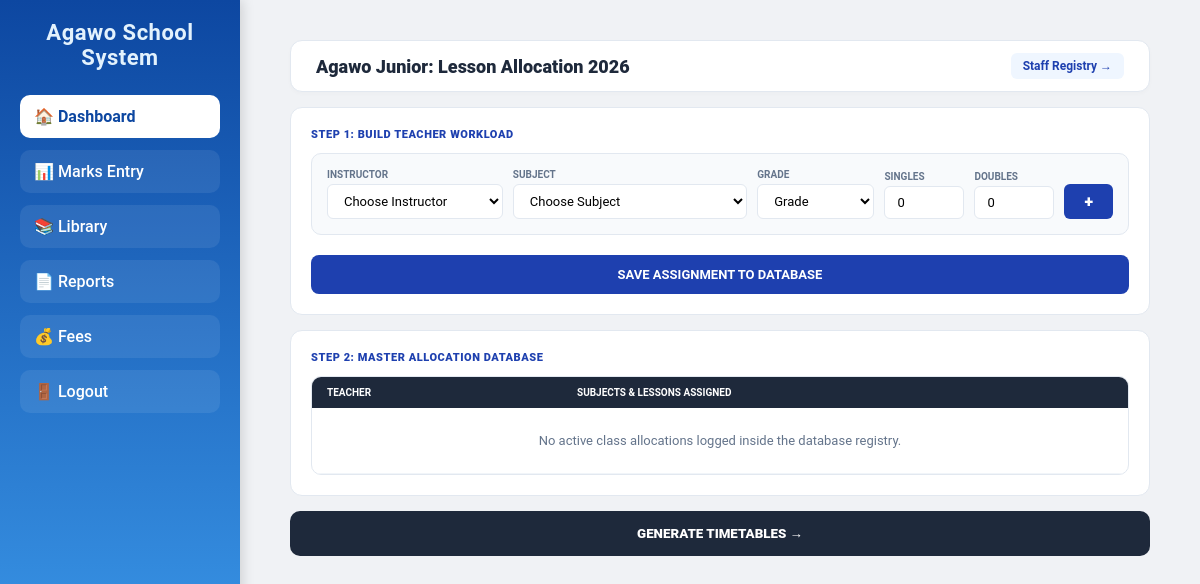
Page /allocate/ (signed in) on the earlier database version.
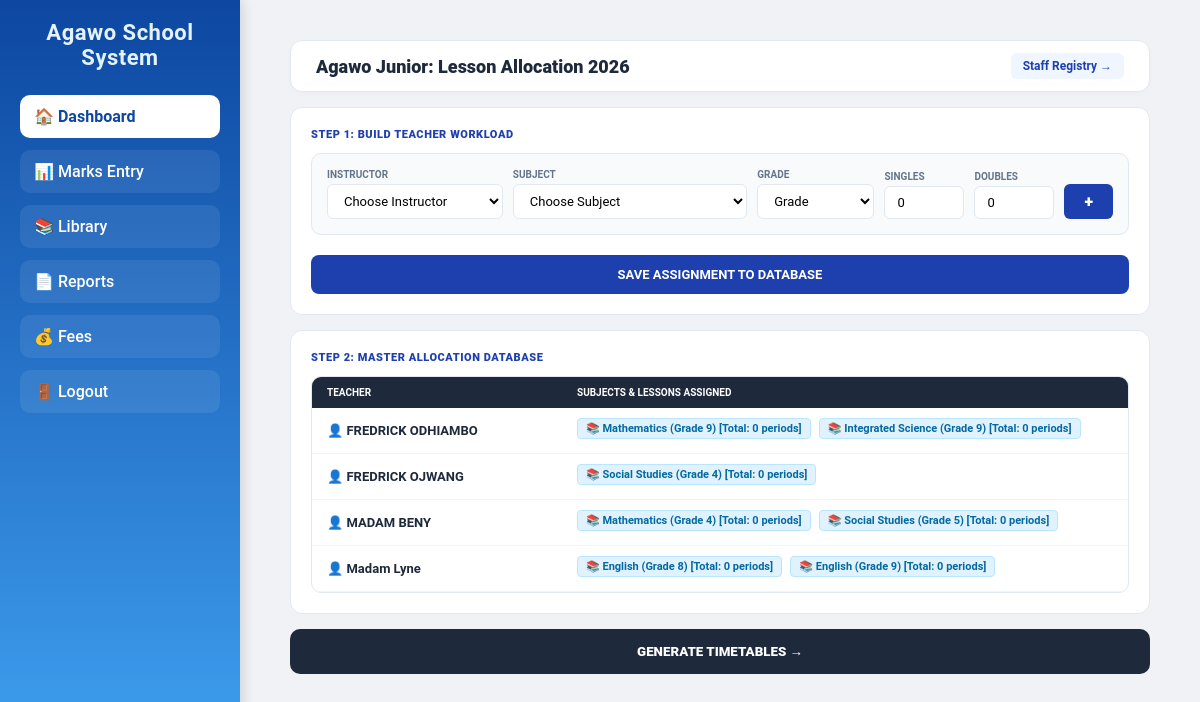
Same page on the later database version.
### core/models.py (models this page shows, shortened)
class Teacher(models.Model):
    user = models.OneToOneField(
        User,
        on_delete=models.CASCADE,
        related_name="teacher_profile",
        null=True,
        blank=True
    )
    name = models.CharField(max_length=100, unique=True)
    phone = models.CharField(max_length=15, blank=True, null=True)
    class Meta:
        ordering = ["name"]

class Allocation(models.Model):
    teacher = models.ForeignKey(Teacher, on_delete=models.CASCADE, related_name="allocations")
    subject = models.CharField(max_length=100)
    grade = models.CharField(max_length=20, choices=GRADE_CHOICES)
    singles = models.PositiveIntegerField(default=0)
    doubles = models.PositiveIntegerField(default=0)
    total_lessons = models.PositiveIntegerField(default=0)
    class Meta:
        ordering = ["teacher", "grade"]

### core/views.py (the view, shortened to what this page needs)
# urls.py: path('allocate/', views.lesson_allocation, name='lesson_allocation'),
@login_required
@user_passes_test(is_admin)
def lesson_allocation(request):
    teachers_list = Teacher.objects.all().order_by('name')
    active_allocations = Allocation.objects.all().select_related('teacher')
    from .models import SUBJECT_CHOICES, GRADE_CHOICES
    return render(request, "lesson_allocation.html", {
        "teachers": teachers_list,
        "allocations": active_allocations,
        "subjects": [(choice[0], choice[1]) if isinstance(choice, tuple) else (choice, choice) for choice in SUBJECT_CHOICES],
        "grades": [(choice[0], choice[1]) if isinstance(choice, tuple) else (choice, choice) for choice in GRADE_CHOICES],
    })

### core/views.py (called while the page is built)
def is_admin(user):
    return user.is_authenticated and (user.is_superuser or getattr(user, 'is_staff', False))

### templates/lesson_allocation.html (shortened to what this page needs)
{% extends "base.html" %}
{% block content %}
<link href="https://googleapis.com" rel="stylesheet">
<div class="container">
    <div class="top-bar">
        <h1>Agawo Junior: Lesson Allocation 2026</h1>
        <a href="{% url 'teachers_registry' %}" class="registry-btn">Staff Registry →</a>
    </div>
    <form method="POST" id="allocationForm">
        <div class="section">
            <span class="section-title">Step 1: Build Teacher Workload</span>
            <div class="allocation-row">
                <div class="form-group">
                    <label>Instructor</label>
                    <select name="teacher" id="teacherSelect" required>
                        <option value="">Choose Instructor</option>
                    </select>
                </div>
                <div class="form-group">
                    <label>Subject</label>
                    <select name="subject" id="subject" required>
                        <option value="">Choose Subject</option>
                    </select>
                </div>
                <div class="form-group">
                    <label>Grade</label>
                    <select name="grade" id="grade" required>
                        <option value="">Grade</option>
                    </select>
                </div>
                <div class="form-group">
                    <label>Singles</label>
                    <input type="number" name="singles" id="singles" placeholder="0" min="0" value="0">
                </div>
                <div class="form-group">
                    <label>Doubles</label>
                    <input type="number" name="doubles" id="doubles" placeholder="0" min="0" value="0">
                </div>
                <button type="button" class="btn-add-p" onclick="addReviewItem()">+</button>
            </div>
            <button type="submit" class="btn-save-all">SAVE ASSIGNMENT TO DATABASE</button>
        </div>
    </form>
    <div class="section">
        <span class="section-title">Step 2: Master Allocation Database</span>
        <div class="table-container">
            <table>
                <thead>
                    <tr>
                        <th style="width: 250px;">Teacher</th>
                        <th>Subjects & Lessons Assigned</th>
                    </tr>
                </thead>
                <tbody id="masterAllocationBody">
                    {% regroup allocations by teacher as teacher_allocations %}
                    {% for group in teacher_allocations %}
                    <tr>
                        <td style="font-weight: 700; color: var(--brand-dark);">
                            👤 {{ group.grouper.name }}
                        </td>
                        <td>
                            {% for item in group.list %}
                                <span class="load-badge">
                                    📚 {{ item.subject }} ({{ item.grade }}) [Total: {{ item.total_lessons }} periods]
                                </span>
                            {% endfor %}
                        </td>
                    </tr>
                    {% empty %}
                    <tr>
                        <td colspan="2" style="text-align: center; color: #64748b; padding: 25px;">
                            No active class allocations logged inside the database registry.
                        </td>
                    </tr>
                    {% endfor %}
                </tbody>
            </table>
        </div>
    </div>
    <button class="btn-gen" onclick="window.location.href='{% url 'generate_timetable' %}'">GENERATE TIMETABLES →</button>
</div>
{% endblock %}

### templates/base.html (shortened to what this page needs)
<!DOCTYPE html>
<html lang="en">
<head>
</head>
<body>
<div class="sidebar">
<h2>Agawo School System</h2>
<a href="{% url 'dashboard' %}" class="active">🏠 Dashboard</a>
<a href="{% url 'marks_entry' %}">📊 Marks Entry</a>
<a href="{% url 'library' %}">📚 Library</a>
<a href="{% url 'reports' %}">📄 Reports</a>
<a href="{% url 'fees' %}">💰 Fees</a>
<a href="{% url 'logout' %}">🚪 Logout</a>
</div>
<div class="main">
    {% block content %}{% endblock %}

### templates/base.html (style rules this page uses)
* { margin:0; padding:0; box-sizing:border-box; font-family:'Roboto', Arial, sans-serif; }
body { display:flex; min-height:100vh; background:#f0f2f5; color:#333; }
.sidebar { width:240px; background: linear-gradient(180deg, #0d47a1, #42a5f5); color:#fff; padding:20px; position:sticky; top:0; height:100vh; overflow-y:auto; box-shadow: 2px 0 12px rgba(0,0,0,0.15); }
.sidebar h2 { margin-bottom:25px; font-size:22px; text-align:center; letter-spacing:0.5px; font-weight:700; color:#e3f2fd; }
.sidebar a { display:flex; align-items:center; gap:10px; color:#fff; padding:12px 14px; text-decoration:none; margin-bottom:12px; border-radius:10px; background: rgba(255,255,255,0.08); transition: all 0.3s ease; font-weight:500; }
.sidebar a.active { background:#ffffff; color:#0d47a1; font-weight:bold; }
.main { flex:1; padding:30px; overflow-x:auto; }

### templates/lesson_allocation.html (style rules this page uses)
:root { --brand-primary: #1e40af; --brand-dark: #1e293b; --brand-light: #eff6ff; --danger: #ef4444; --border-color: #e2e8f0; }
.container { max-width: 1250px; margin: auto; padding: 10px 20px; font-family: 'Inter', sans-serif; }
.top-bar { display: flex; justify-content: space-between; align-items: center; background: white; padding: 12px 25px; border-radius: 12px; border: 1px solid var(--border-color); margin-bottom: 15px; box-shadow: 0 2px 4px rgba(0,0,0,0.02); }
.top-bar h1 { font-size: 18px; font-weight: 800; color: var(--brand-dark); margin: 0; }
.registry-btn { font-size: 12px; color: var(--brand-primary); text-decoration: none; font-weight: 700; background: var(--brand-light); padding: 6px 12px; border-radius: 6px; }
.section { background: white; padding: 20px; border-radius: 12px; border: 1px solid var(--border-color); margin-bottom: 15px; }
.section-title { font-size: 11px; font-weight: 800; color: var(--brand-primary); text-transform: uppercase; letter-spacing: 0.05em; margin-bottom: 12px; display: block; }
.allocation-row { display: grid; grid-template-columns: 1.5fr 2fr 1fr 80px 80px auto; gap: 10px; align-items: end; background: #f8fafc; padding: 15px; border-radius: 10px; border: 1px solid var(--border-color); }
.form-group label { display: block; font-size: 10px; font-weight: 700; color: #64748b; text-transform: uppercase; margin-bottom: 4px; }
input, select { width: 100%; padding: 8px 12px; border-radius: 6px; border: 1px solid var(--border-color); font-size: 13px; outline: none; background-color: #ffffff; }
.btn-add-p { background: var(--brand-primary); color: white; border: none; padding: 8px 20px; border-radius: 6px; cursor: pointer; font-weight: 800; font-size: 16px; }
.btn-save-all { width: 100%; padding: 12px; background: var(--brand-primary); color: white; border: none; border-radius: 8px; font-weight: 700; cursor: pointer; font-size: 13px; }
.table-container { border: 1px solid var(--border-color); border-radius: 10px; overflow: hidden; }
table { width: 100%; border-collapse: collapse; }
th { background: var(--brand-dark); padding: 10px 15px; text-align: left; font-size: 10px; color: white; text-transform: uppercase; }
td { padding: 10px 15px; border-bottom: 1px solid #f1f5f9; font-size: 13px; }
.load-badge { background: #e0f2fe; color: #0369a1; padding: 3px 8px; border-radius: 4px; font-weight: 700; font-size: 11px; margin-right: 5px; border: 1px solid #bae6fd; display: inline-block; margin-bottom: 4px; }
.btn-gen { display: block; width: 100%; padding: 15px; background: var(--brand-dark); color: white; border-radius: 10px; border: none; font-weight: 800; margin-top: 15px; cursor: pointer; text-decoration: none; text-align: center; }

Differences in the rows shown:
added Teacher: grouper.name "FREDRICK ODHIAMBO"
added Allocation: subject "Mathematics", grade "Grade 9", total_lessons "0", shown under "FREDRICK ODHIAMBO"
added Allocation: subject "Integrated Science", grade "Grade 9", total_lessons "0", shown under "FREDRICK ODHIAMBO"
added Teacher: grouper.name "FREDRICK OJWANG"
added Allocation: subject "Social Studies", grade "Grade 4", total_lessons "0", shown under "FREDRICK OJWANG"
added Teacher: grouper.name "MADAM BENY"
added Allocation: subject "Mathematics", grade "Grade 4", total_lessons "0", shown under "MADAM BENY"
added Allocation: subject "Social Studies", grade "Grade 5", total_lessons "0", shown under "MADAM BENY"
added Teacher: grouper.name "Madam Lyne"
added Allocation: subject "English", grade "Grade 8", total_lessons "0", shown under "Madam Lyne"
added Allocation: subject "English", grade "Grade 9", total_lessons "0", shown under "Madam Lyne"
Other differences:
text no longer shown: "No active class allocations logged inside the database registry."
